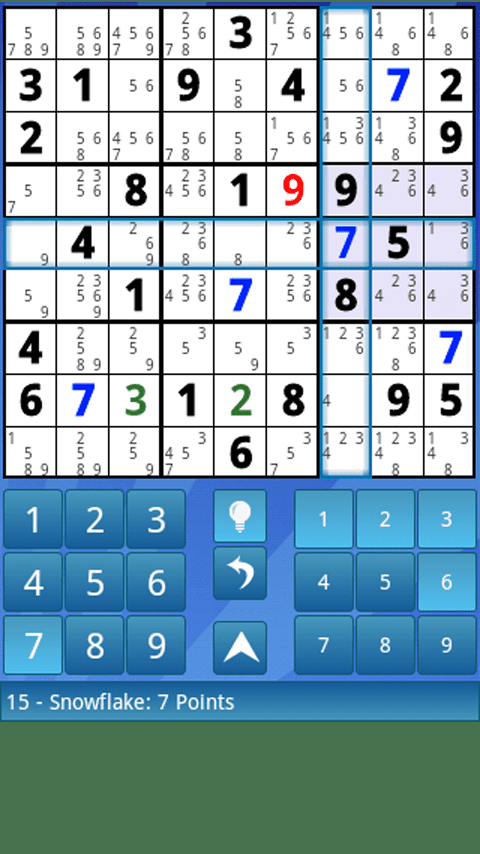
#> input picture test_images/sample11.png, 480 x 854 px
$ python -i preprocessing.py   (imports and definitions only)
#> lines starting #> are read from the running program, lines starting #| are printed output that depends on the picture; after the words box and inside, x2 and y2 are one past the last pixel; in counts of white or black regions, pixels touching at a corner belong together
import cv2

def preprocess_image(image_path):

#> called with image_path = '../test_images/sample11.png'
    image = cv2.imread(image_path)
#> image is the input picture: shape (854, 480, 3); mean B, G, R 182.8, 169, 139.3

    image = cv2.resize(image, (600, 600))
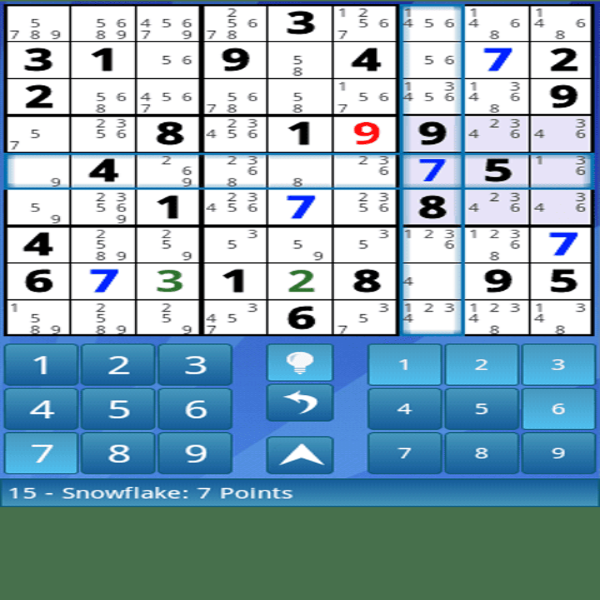
#> image: shape (600, 600, 3); mean B, G, R 182.9, 169.1, 139.4

    gray = cv2.cvtColor(image, cv2.COLOR_BGR2GRAY)
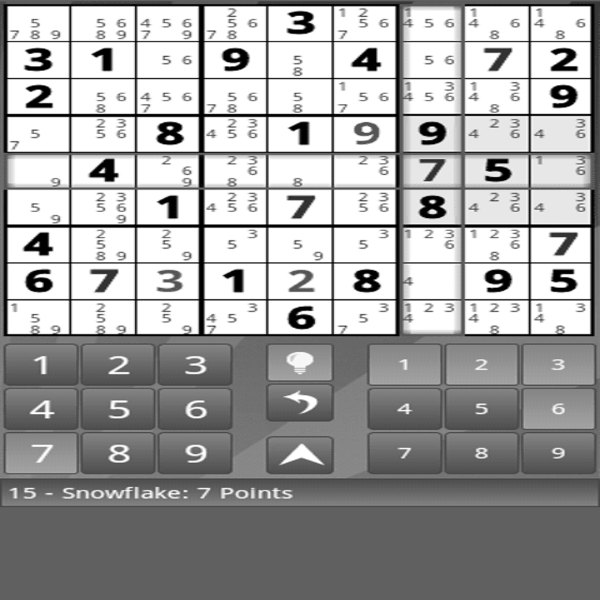
#> gray: shape (600, 600); min 0, max 255, mean 161.9

    blur = cv2.GaussianBlur(gray, (5, 5), 0)
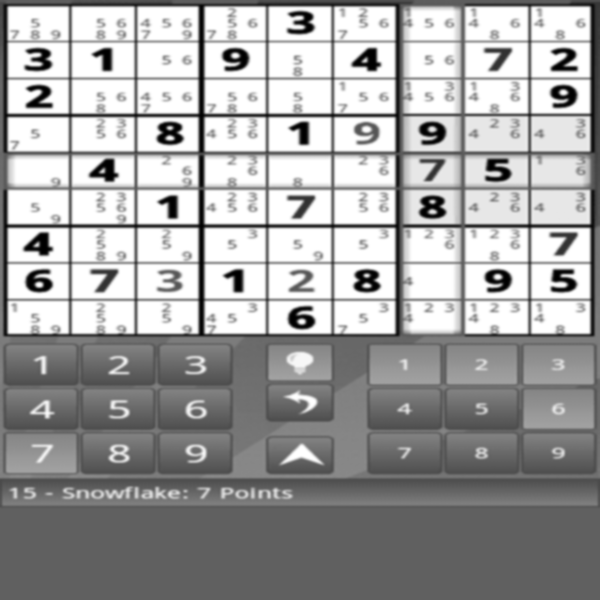
#> blur: shape (600, 600); min 0, max 255, mean 161.8

    thresh = cv2.adaptiveThreshold(
        blur,
        255,
        cv2.ADAPTIVE_THRESH_GAUSSIAN_C,
        cv2.THRESH_BINARY_INV,
        11,
        2
    )
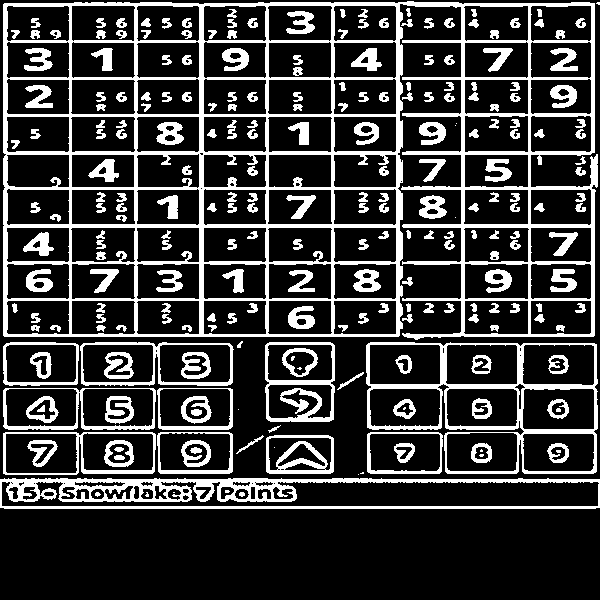
#> thresh: shape (600, 600); 22.3% white; 254 white regions (18 under 20 px), largest, box (x1, y1, x2, y2) and area: (3, 1, 598, 340) 32918, (0, 478, 600, 509) 7185, (366, 342, 598, 474) 4941

    # Morphological closing
    kernel = cv2.getStructuringElement(
        cv2.MORPH_RECT,
        (3, 3)
    )

    thresh = cv2.morphologyEx(
        thresh,
        cv2.MORPH_CLOSE,
        kernel
    )
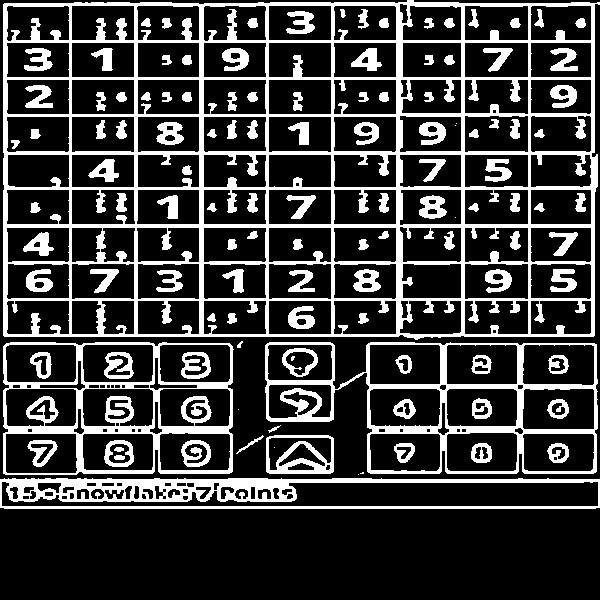
#> thresh: shape (600, 600); 23.6% white; 122 white regions (8 under 20 px), largest, box (x1, y1, x2, y2) and area: (3, 0, 600, 340) 39352, (0, 478, 600, 509) 7862, (265, 342, 598, 474) 7856

    return image, thresh

>>> result = preprocess_image('../test_images/sample11.png')

$ run again, on test_images/sample12.png
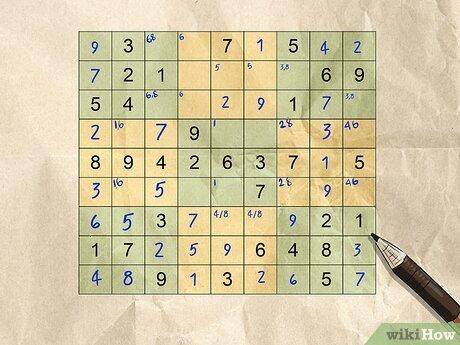
#> input picture test_images/sample12.png, 460 x 345 px
#> in preprocess_image, image is the input picture: shape (345, 460, 3); mean B, G, R 165.8, 201.8, 212.7
#> image: shape (600, 600, 3)
#> in preprocess_image, `blur = cv2.GaussianBlur(gray, (5, 5), 0)`:
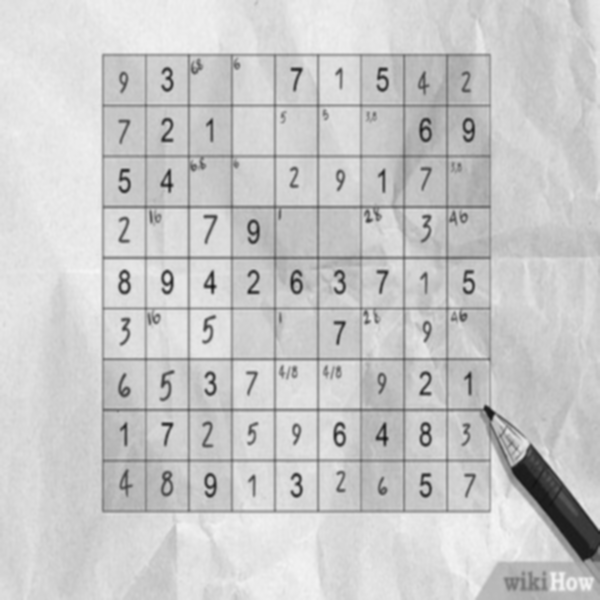
#> blur: shape (600, 600); min 19, max 245, mean 200.8
#> in preprocess_image, `thresh = cv2.morphologyEx( thresh, cv2.MORPH_CLOSE, kernel )`:
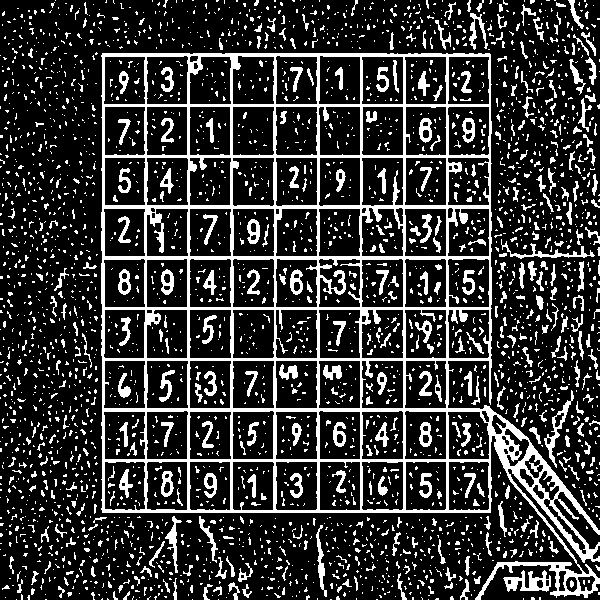
#> thresh: shape (600, 600); 20.3% white; 3109 white regions (2699 under 20 px), largest, box (x1, y1, x2, y2) and area: (101, 53, 600, 600) 33125, (503, 570, 551, 592) 524, (544, 390, 574, 468) 403

$ run again, on test_images/sample13.png
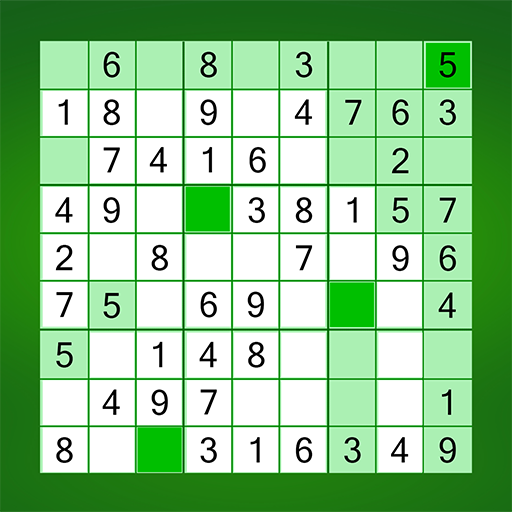
#> input picture test_images/sample13.png, 512 x 512 px
#> in preprocess_image, image is the input picture: shape (512, 512, 3); mean B, G, R 142.2, 196.5, 143
#> image: shape (600, 600, 3)
#> in preprocess_image, `blur = cv2.GaussianBlur(gray, (5, 5), 0)`:
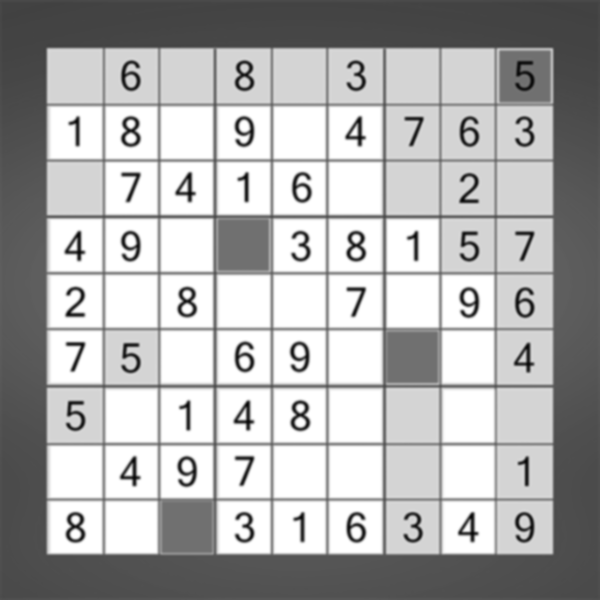
#> blur: shape (600, 600); min 7, max 255, mean 174.2
#> in preprocess_image, `thresh = cv2.morphologyEx( thresh, cv2.MORPH_CLOSE, kernel )`:
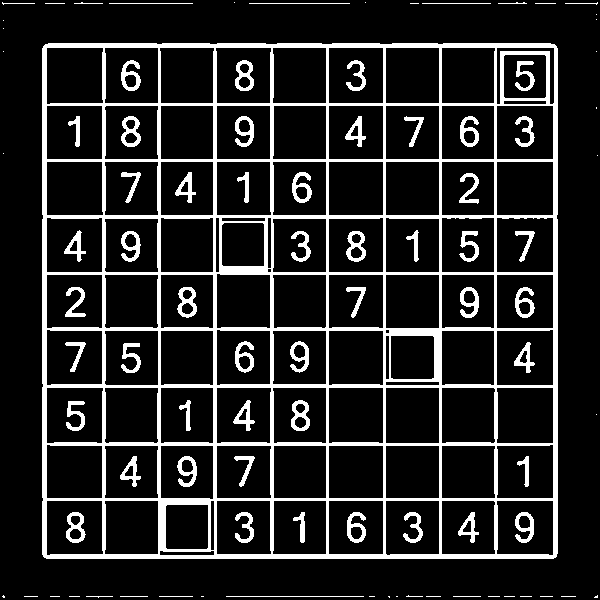
#> thresh: shape (600, 600); 14.6% white; 92 white regions (29 under 20 px), largest, box (x1, y1, x2, y2) and area: (42, 43, 558, 559) 39288, (121, 116, 141, 147) 315, (291, 400, 310, 431) 315

$ run again, on test_images/sample3.png
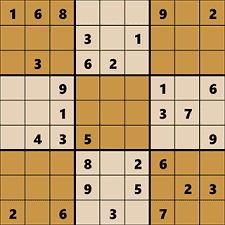
#> input picture test_images/sample3.png, 225 x 225 px
#> in preprocess_image, image is the input picture: shape (225, 225, 3); mean B, G, R 109.1, 159.8, 192.8
#> image: shape (600, 600, 3)
#> in preprocess_image, `gray = cv2.cvtColor(image, cv2.COLOR_BGR2GRAY)`:
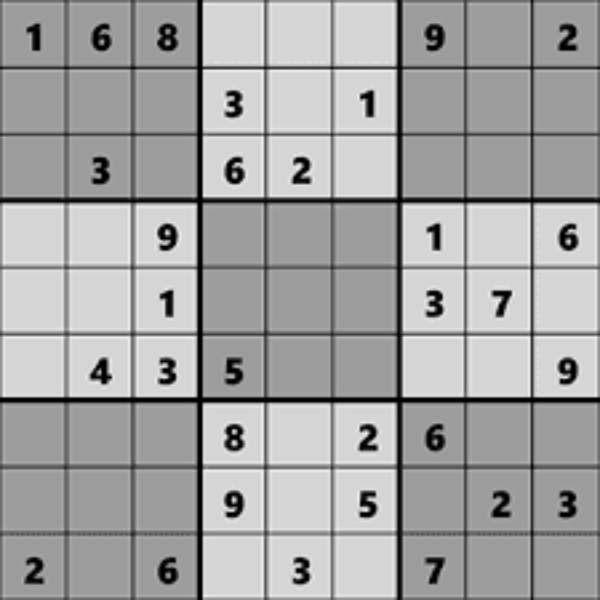
#> gray: shape (600, 600); min 0, max 240, mean 163.9
#> in preprocess_image, `thresh = cv2.morphologyEx( thresh, cv2.MORPH_CLOSE, kernel )`:
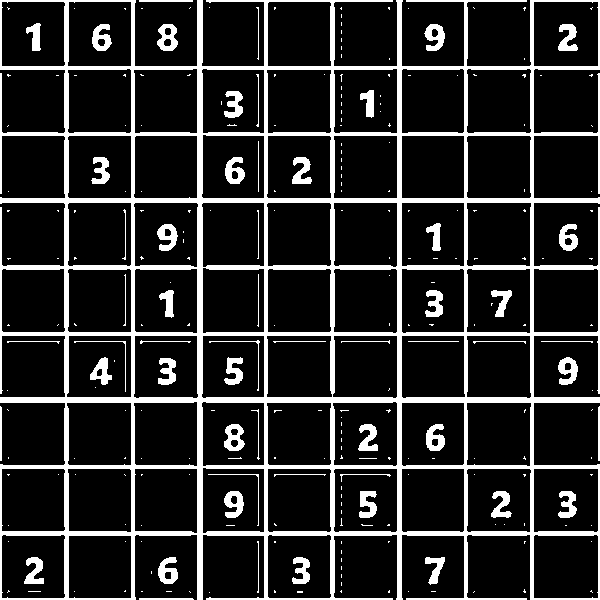
#> thresh: shape (600, 600); 16.2% white; 266 white regions (209 under 20 px), largest, box (x1, y1, x2, y2) and area: (0, 0, 600, 600) 46055, (157, 24, 178, 51) 355, (224, 424, 245, 451) 353
